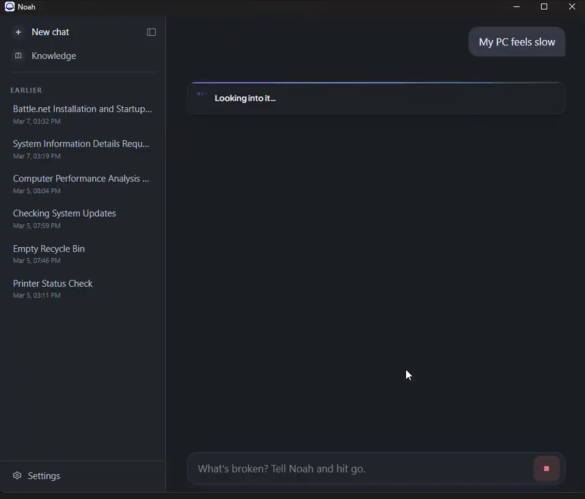
#> input picture IMG_0583.jpeg, 1170 x 998 px (shown at 1/2 size)
$ python -i compose.py   (imports and definitions only)
#> lines starting #> are read from the running program, lines starting #| are printed output that depends on the picture
"""Assemble the 20s "5 People, One Noah" Short from generated clips + build/gfx layers.

Usage:  python3 compose.py --clips <dir with clip0.mp4..clip5.mp4> [--thumb-bg thumb_bg.png]
Needs:  ffmpeg on PATH (or imageio-ffmpeg), numpy, Pillow. Run build_graphics.py first.
Output: build/noah_5people_short.mp4 (1080x1920, 30fps, H.264/AAC, -14 LUFS) and
        build/noah_5people_thumbnail.png when --thumb-bg is given.
"""
import argparse
import json
import os
import shutil
import subprocess
import wave

import numpy as np

HERE = os.path.dirname(os.path.abspath(__file__))
BUILD = os.path.join(HERE, "build")
GFX = os.path.join(BUILD, "gfx")
SR = 48000


def ffmpeg_bin():
    exe = shutil.which("ffmpeg")
    if exe:
        return exe
    import imageio_ffmpeg
    return imageio_ffmpeg.get_ffmpeg_exe()


# [1 line that did not run here, left out]


def run(args):
    subprocess.run([FF, "-hide_banner", "-loglevel", "error", "-y", *args], check=True)


# ------------------------------------------------------------------ timing
# [15 lines left out: function plan, not called in this run]


def local(b, t_src):
    """Source-clip seconds -> seconds inside the beat's segment."""
    return max(0.0, (t_src - b["in"]) / b["speed"])


# ------------------------------------------------------------------ video
# [84 lines left out: functions segment, join, env, lowpass, not called in this run]


def note(f):
    return 440.0 * 2 ** ((f - 69) / 12)


# [155 lines left out: functions music, whoosh, click, pop, chime, typing and 3 more, not called in this run]


# ------------------------------------------------------------------ thumbnail
def thumbnail(bg_path):
#> called with bg_path = '../../IMG_0583.jpeg'
    from PIL import Image, ImageOps
    bg = Image.open(bg_path).convert("RGB")
#> bg is the input picture: PIL image 1170x998 RGB; mean R, G, B 30.3, 34.1, 38.2
    bg = ImageOps.fit(bg, (1080, 1920), Image.LANCZOS)
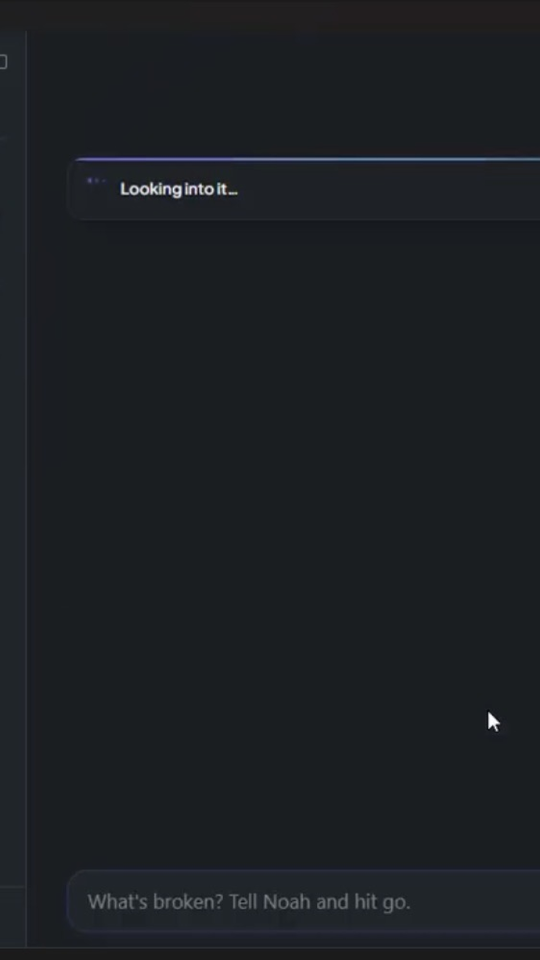
#> bg: PIL image 1080x1920 RGB (shown at 1/2 size); mean R, G, B 28, 31.6, 35.3
#> (the run stopped early here; a loop or call above may not have finished)
